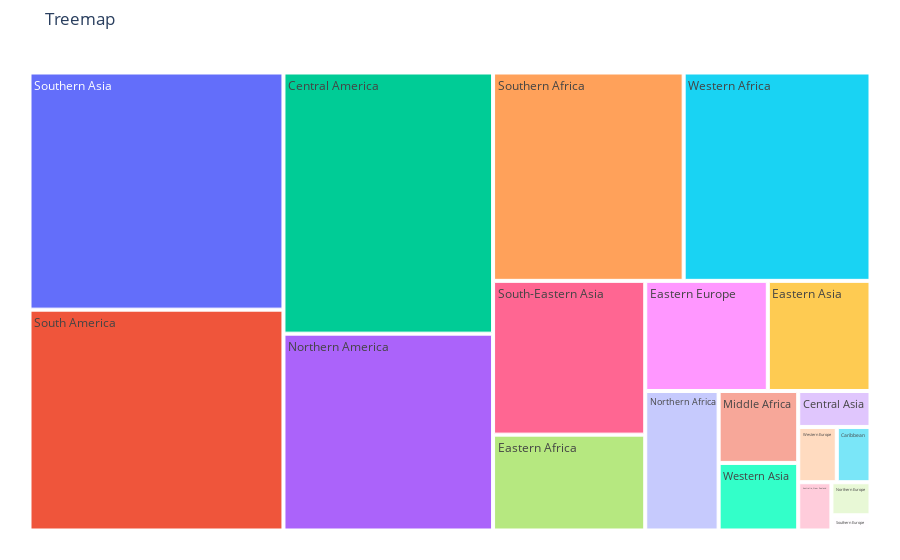

The notebook cell this image was saved under:
### Code cell
fig = px.treemap(df9, path = ['Category'], values = 'Value', title = 'Treemap')
fig.update_traces(hovertemplate = 'Category : %{label}<br>Value:{value}')
fig.update_layout(margin = dict(t=50, l=25, r=25, b=25))
fig.show()

### Figure 1 — Plotly figure (JSON) as saved in the notebook; plotly's stock layout.template omitted (floating-point values rounded to 4 significant figures)
{"data": [{"branchvalues": "total", "domain": {"x": [0, 1], "y": [0, 1]}, "hovertemplate": "Category : %{label}<br>Value:{value}", "ids": ["Australia, New Zealand", "Caribbean", "Central America", "Central Asia", "Eastern Africa", "Eastern Asia", "Eastern Europe", "Middle Africa", "Northern Africa", "Northern America", "Northern Europe", "South America", "South-Eastern Asia", "Southern Africa", "Southern Asia", "Southern Europe", "Western Africa", "Western Asia", "Western Europe"], "labels": ["Australia, New Zealand", "Caribbean", "Central America", "Central Asia", "Eastern Africa", "Eastern Asia", "Eastern Europe", "Middle Africa", "Northern Africa", "Northern America", "Northern Europe", "South America", "South-Eastern Asia", "Southern Africa", "Southern Asia", "Southern Europe", "Western Africa", "Western Asia", "Western Europe"], "name": "", "parents": ["", "", "", "", "", "", "", "", "", "", "", "", "", "", "", "", "", "", ""], "type": "treemap", "values": [173.5, 201.5, 5921.0, 281.2, 1578.0, 1223.0, 1460.0, 619.2, 1108.0, 4463.0, 139.8, 6067.0, 2531.0, 4296.0, 6515.0, 64.29, 4211.0, 581.9, 230.6]}], "layout": {"autosize": true, "legend": {"tracegroupgap": 0}, "margin": {"b": 25, "l": 25, "r": 25, "t": 50}, "title": {"text": "Treemap"}}}
